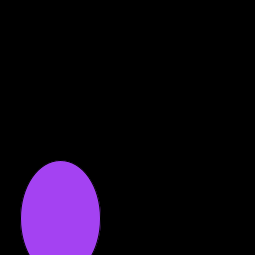
Frame 1 (no input)
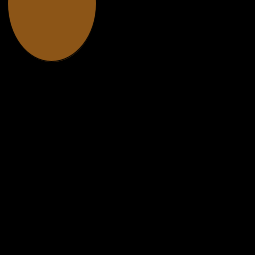
Frame 2 (the mouse pressed at the canvas centre, redrawn once)

The Processing sketch that drew these frames (run headless with seeded random() and noise(); the mouse was pressed at the canvas centre and the sketch redrawn once):

// Processing sketch: processing_106263
// ── processing_106263.pde

void setup ()
{
  size (255,255);
  noLoop();
}

void draw()
{
  int x = 255; 
  background(0);
  frameRate(15);
  fill(random(x),random(x),random(x));
  ellipse(random(x),random(x),random(x),random(x));  
}

void mousePressed()
{
  loop();
}

void mouseReleased()
{
  noLoop();
}
